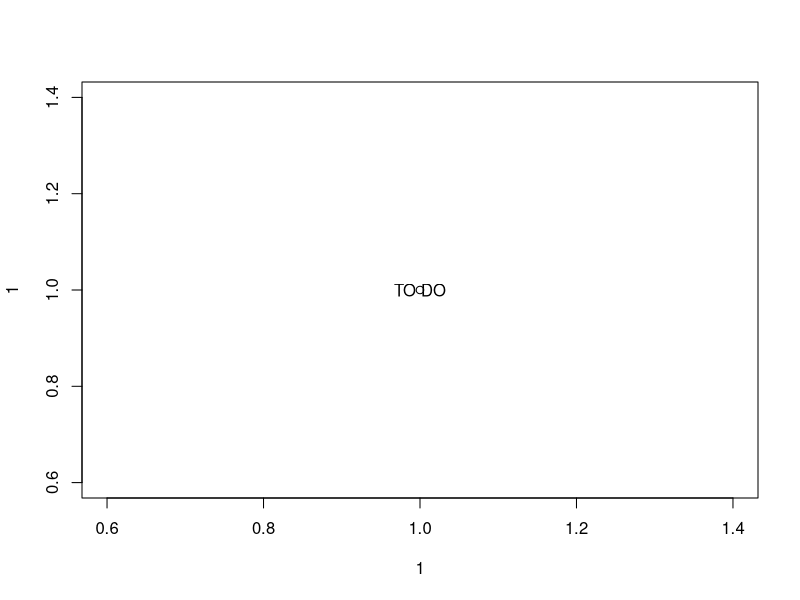

Generate this figure with R:
#
# hazard-shape.R,  8 Oct 13
#
# Example from:
# Empirical Software Engineering using R
# Derek M. Jones

plot(1, 1)

text(1, 1, "TO DO")




